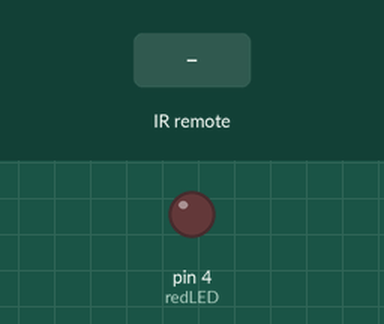
This sketch was run on a simulated Arduino Uno, built with avr-gcc and run on an emulated ATmega328P. On the bench: output pins drawn as LEDs (lit = HIGH). Inputs (shaded band) come from the test bench.

Above: at 1.2 s.
1.3 s: infrared code 0xEA15FF00 received
At 2.0 s:
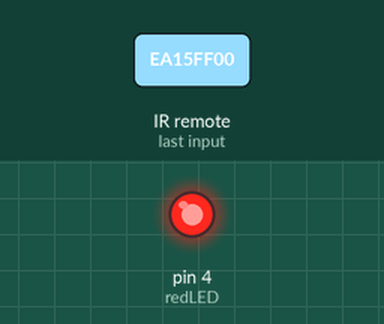
2.8 s: infrared code 0xF807FF00 received
At 3.2 s:
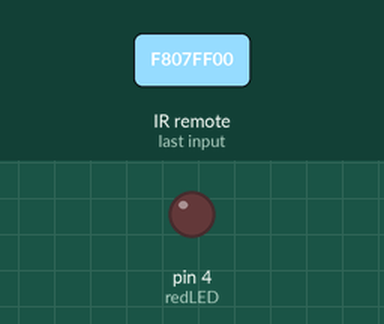
Timing chart, 0 to 5.8 s (numbered marks = the images above; inputs shaded):
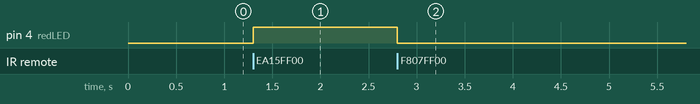

Measured:
- after the input at 1.3 s, pin 4 (redLED): LOW → HIGH at once
- after the input at 2.8 s, pin 4 (redLED): HIGH → LOW at once

The sketch:

26._IR_Remote_Control_with_LED.ino
```cpp
#include <IRremote.h>
int IRpin=11;
IRrecv IR(IRpin);
int t=1500;
int redLED=4;

void setup() {
  // put your setup code here, to run once:
Serial.begin(9600);
IR.enableIRIn();
pinMode(redLED,OUTPUT);
}

void loop() {
  // put your main code here, to run repeatedly:
if(IR.decode())
{
 //Serial.println(IR.decodedIRData.decodedRawData,HEX);
 if(IR.decodedIRData.decodedRawData == 0xEA15FF00)
 {
  digitalWrite(redLED,HIGH);
 }
  if(IR.decodedIRData.decodedRawData == 0xF807FF00)
 {
  digitalWrite(redLED,LOW);
 }
 delay(t);
 IR.resume();
}

}
```
